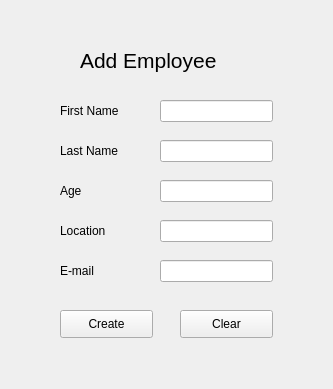
<?xml version="1.0" encoding="UTF-8"?>
<ui version="4.0">
 <class>Frame</class>
 <widget class="QFrame" name="Frame">
  <property name="geometry">
   <rect>
    <x>0</x>
    <y>0</y>
    <width>333</width>
    <height>389</height>
   </rect>
  </property>
  <property name="windowTitle">
   <string>Frame</string>
  </property>
  <widget class="QLabel" name="label">
   <property name="geometry">
    <rect>
     <x>60</x>
     <y>100</y>
     <width>91</width>
     <height>21</height>
    </rect>
   </property>
   <property name="text">
    <string>First Name</string>
   </property>
  </widget>
  <widget class="QLabel" name="label_2">
   <property name="geometry">
    <rect>
     <x>60</x>
     <y>140</y>
     <width>71</width>
     <height>21</height>
    </rect>
   </property>
   <property name="text">
    <string>Last Name</string>
   </property>
  </widget>
  <widget class="QLabel" name="label_3">
   <property name="geometry">
    <rect>
     <x>60</x>
     <y>180</y>
     <width>55</width>
     <height>21</height>
    </rect>
   </property>
   <property name="text">
    <string>Age</string>
   </property>
  </widget>
  <widget class="QLabel" name="label_4">
   <property name="geometry">
    <rect>
     <x>60</x>
     <y>220</y>
     <width>55</width>
     <height>21</height>
    </rect>
   </property>
   <property name="text">
    <string>Location</string>
   </property>
  </widget>
  <widget class="QLabel" name="label_5">
   <property name="geometry">
    <rect>
     <x>60</x>
     <y>260</y>
     <width>55</width>
     <height>21</height>
    </rect>
   </property>
   <property name="text">
    <string>E-mail</string>
   </property>
  </widget>
  <widget class="QLineEdit" name="fnametxt">
   <property name="geometry">
    <rect>
     <x>160</x>
     <y>100</y>
     <width>113</width>
     <height>22</height>
    </rect>
   </property>
  </widget>
  <widget class="QLineEdit" name="lnametxt">
   <property name="geometry">
    <rect>
     <x>160</x>
     <y>140</y>
     <width>113</width>
     <height>22</height>
    </rect>
   </property>
  </widget>
  <widget class="QLineEdit" name="agetxt">
   <property name="geometry">
    <rect>
     <x>160</x>
     <y>180</y>
     <width>113</width>
     <height>22</height>
    </rect>
   </property>
  </widget>
  <widget class="QLineEdit" name="locationtxt">
   <property name="geometry">
    <rect>
     <x>160</x>
     <y>220</y>
     <width>113</width>
     <height>22</height>
    </rect>
   </property>
  </widget>
  <widget class="QLineEdit" name="emailtxt">
   <property name="geometry">
    <rect>
     <x>160</x>
     <y>260</y>
     <width>113</width>
     <height>22</height>
    </rect>
   </property>
  </widget>
  <widget class="QPushButton" name="btncreate">
   <property name="geometry">
    <rect>
     <x>60</x>
     <y>310</y>
     <width>93</width>
     <height>28</height>
    </rect>
   </property>
   <property name="text">
    <string>Create</string>
   </property>
  </widget>
  <widget class="QPushButton" name="btnclear">
   <property name="geometry">
    <rect>
     <x>180</x>
     <y>310</y>
     <width>93</width>
     <height>28</height>
    </rect>
   </property>
   <property name="text">
    <string>Clear</string>
   </property>
  </widget>
  <widget class="QLabel" name="label_6">
   <property name="geometry">
    <rect>
     <x>80</x>
     <y>40</y>
     <width>181</width>
     <height>41</height>
    </rect>
   </property>
   <property name="font">
    <font>
     <pointsize>16</pointsize>
    </font>
   </property>
   <property name="text">
    <string>Add Employee</string>
   </property>
  </widget>
 </widget>
 <resources/>
 <connections/>
</ui>
